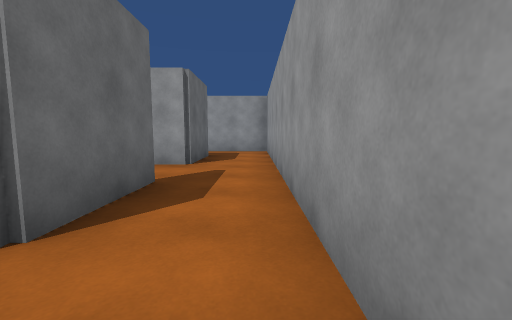
view 1 (above)

16 first-person views from a walk through a Unity game level. The camera is 1.2 m above the floor, tilts 6° down and sees 90° across. The floor is counted in squares, 1.8 m on a side. Each view is taken from the middle of a square. On the plan, view 1 faces up. The plan holds only what a view shows up to about 9 squares ahead; the rest is blank. The place goes on beyond the plan. The player is left out.

view 2
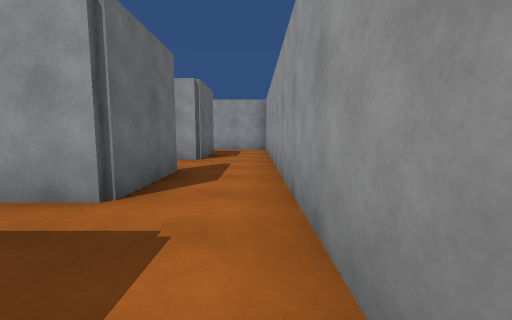

view 3
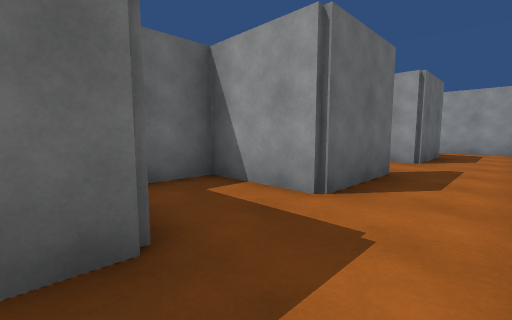

view 4
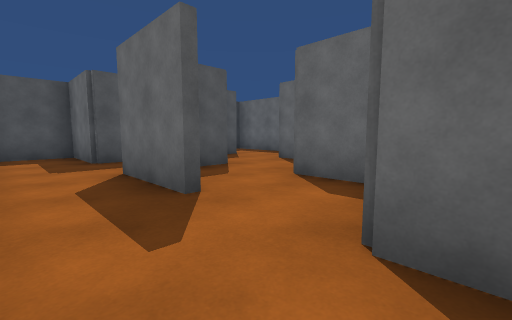

view 5
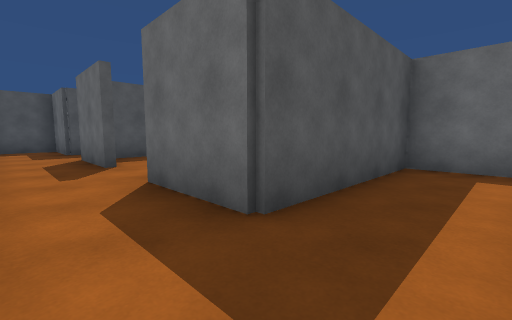

view 6
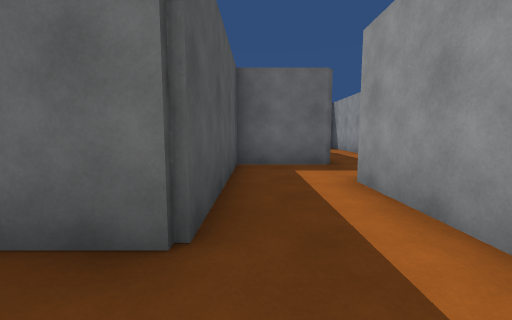

view 7
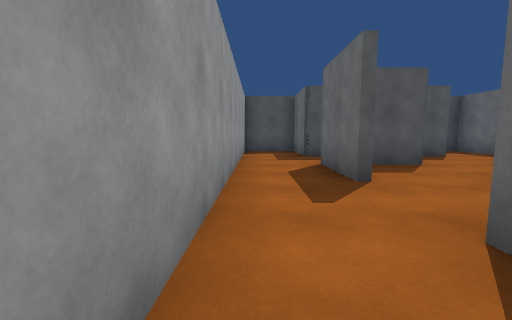

view 8
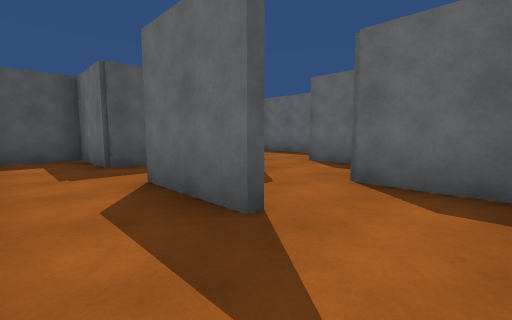

view 9
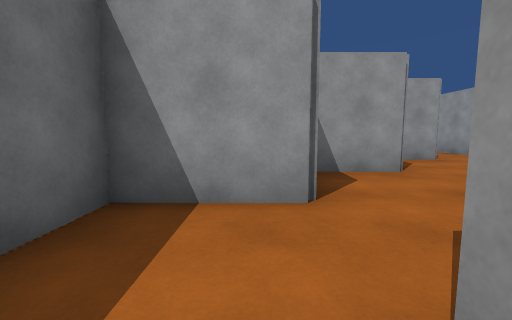

view 10
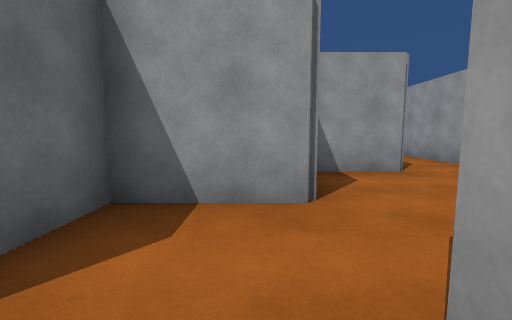

view 11
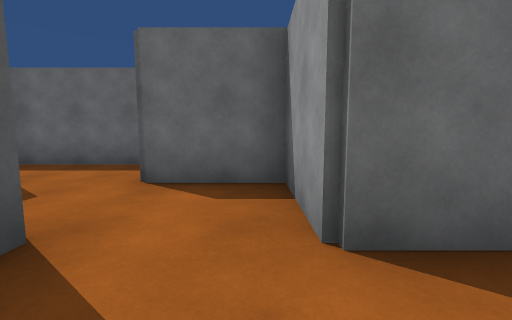

view 12
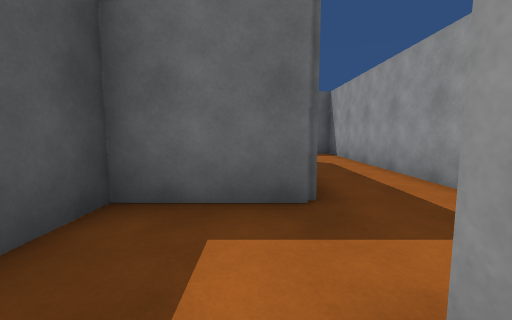

view 13
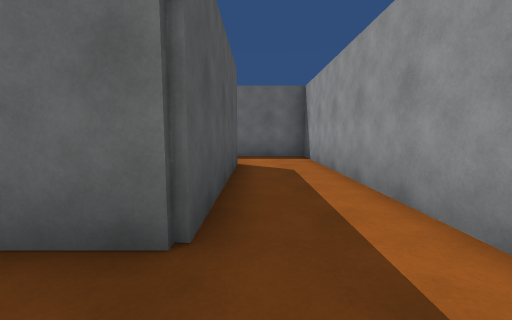

view 14
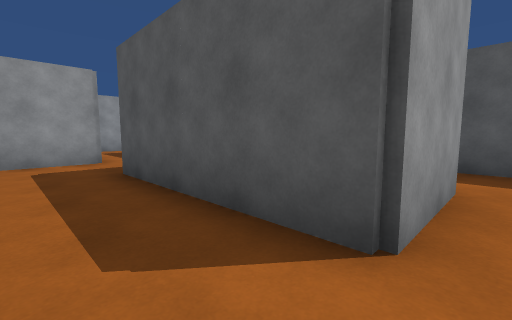

view 15
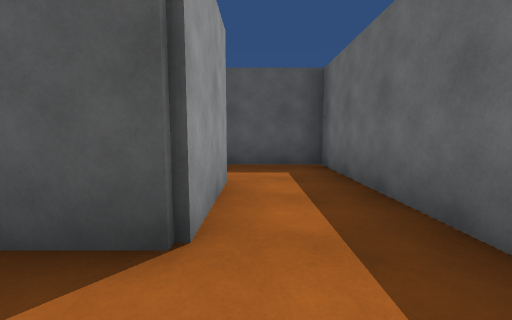

view 16
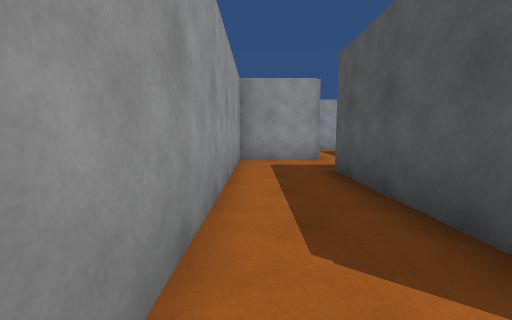

### Floor plan
Ten units are one square. View 1 is at (0, 0); x grows to the right and y downward. Boxes are objects, and circles mark ways between rooms. Rooms are numbered by the first view taken in them; rooms with no view inside come last. Other rooms are left out.
<svg viewBox="-119 -119 128 148">
<path fill="none" stroke="#000" d="M-22 4 -14 4 -14 24 1 24M-14 -14 -34 -14 -34 -2M4 18 4 -14M0 -94 -36 -94 -36 -114 -56 -114M-54 -96 -54 -76 -14 -76 -14 -54M4 -54 4 -86M-14 -36 -14 -14M-14 -54 -30 -54M-34 -51 -34 -34M4 -14 4 -54M-36 -16 -21 -16M-74 -4 -74 21M-56 4 -48 4M-96 -74 -96 -96M-95 -114 -114 -114 -114 -56 -94 -56M-96 -96 -54 -96M-56 -114 -95 -114M-34 -34 -54 -34 -54 -14M-54 -14 -74 -14 -74 -4"/>
<circle cx="0" cy="-25" r="3" fill="#2a7"/>
<circle cx="0" cy="-60" r="3" fill="#2a7"/>
<circle cx="-50" cy="-110" r="3" fill="#2a7"/>
<circle cx="-30" cy="-30" r="3" fill="#2a7"/>
<circle cx="-60" cy="0" r="3" fill="#2a7"/>
<circle cx="-40" cy="-20" r="3" fill="#2a7"/>
<circle cx="-50" cy="-10" r="3" fill="#2a7"/>
<circle cx="-90" cy="-110" r="3" fill="#2a7"/>
<text x="-10" y="0">1</text>
<text x="-20" y="-90">2</text>
<text x="-10" y="-40">3</text>
<text x="-30" y="20">4</text>
<text x="-50" y="-10">5</text>
<text x="-100" y="-90">6</text>
<text x="-80" y="-110">7</text>
<text x="-40" y="-30">8</text>
<text x="-60" y="-10">9</text>
</svg>
Room 1 opens to room 3. Room 2 opens to room 3. Room 2 opens to room 7. Room 3 opens to room 8. Room 4 opens to room 9. Room 5 opens to room 8. Room 5 opens to room 9. Room 6 opens to room 7.

Where each view was taken, in squares from view 1:
view 1: 0 up, 0 right, facing up
view 2: 1 down, 0 right, facing up
view 3: 1 down, 0 right, facing up-left
view 4: 6 up, 0 right, facing down-left
view 5: 9 up, 0 right, facing down-left
view 6: 8 up, 0 right, facing left
view 7: 7 up, 0 right, facing down
view 8: 5 up, 0 right, facing down-left
view 9: 1 down, 6 left, facing up
view 10: 1 up, 4 left, facing up
view 11: 3 up, 2 left, facing left
view 12: 9 up, 3 left, facing left
view 13: 10 up, 4 left, facing left
view 14: 11 up, 10 left, facing down-right
view 15: 11 up, 10 left, facing down
view 16: 11 up, 10 left, facing right
